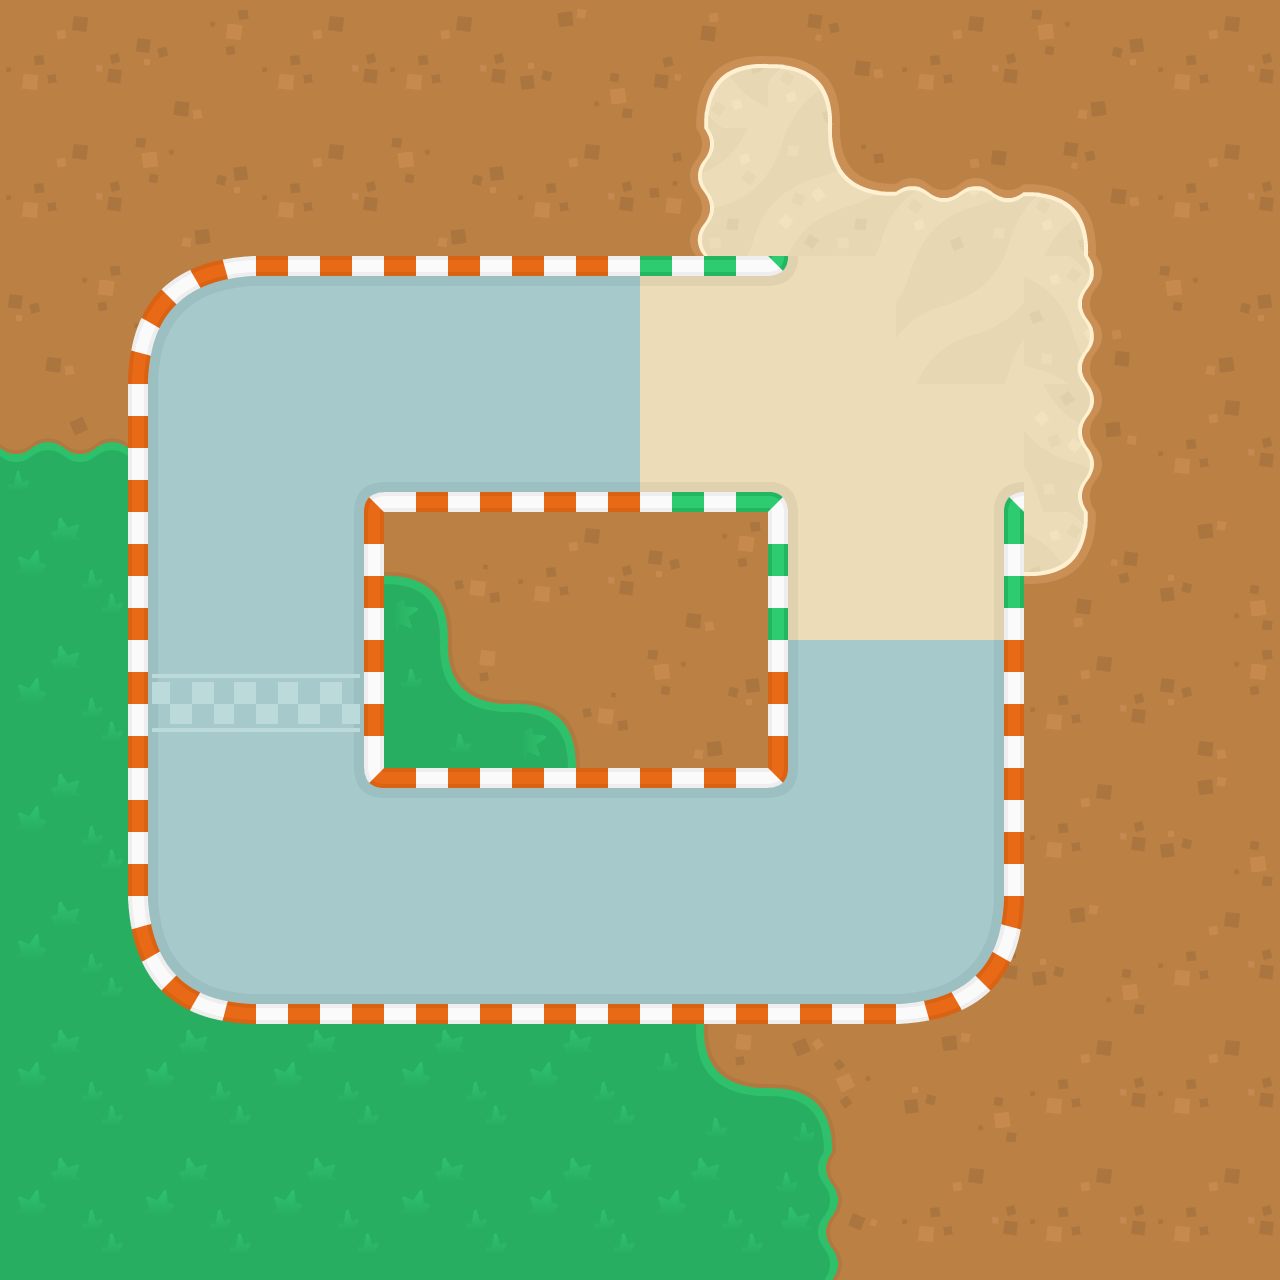

The image is a tile-based game level rendered from a .tmx file. Its description and complete source (layers, tilesets, objects, tile grids) follow:
An orthogonal 10x10 tile map with 128x128 px tiles, 2 tile layers (Back, Road).

<map version="1.2" tiledversion="1.2.4" orientation="orthogonal" renderorder="right-down" width="10" height="10" tilewidth="128" tileheight="128" infinite="0" nextlayerid="3" nextobjectid="1">
 <tileset firstgid="1" source="spritesheet_tiles.tsx" />
 <layer id="1" name="Back" width="10" height="10">
  <data encoding="csv">
15,232,15,15,1073742056,1610613030,294,15,2147483880,15,
15,2147483880,15,2147483880,15,3221225735,3221225828,77,294,15,
232,15,15,1073742056,15,536870989,69,69,2684354637,2147483880,
8,8,2684354599,15,15,286,286,346,2684354854,15,
287,287,225,2684354599,15,232,286,346,15,1073742056,
287,287,287,225,2684354599,2147483880,15,15,15,232,
287,287,287,287,256,15,15,15,15,1073742056,
287,287,287,287,225,1073741925,15,15,1073742056,15,
287,287,287,287,287,225,441,1073742056,15,15,
287,287,287,287,287,287,256,15,15,15
</data>
 </layer>
 <layer id="2" name="Road" width="10" height="10">
  <data encoding="csv">
0,0,0,0,0,0,0,0,0,0,
0,0,0,0,0,0,0,0,0,0,
0,3221225554,2684354766,2684354766,2684354766,1610613082,1610612864,0,0,0,
0,206,20,1610612942,3221225741,3221225473,3221225600,3221225569,2147483849,0,
0,206,3221225678,0,0,0,1610612737,346,2684354854,0,
0,110,48,0,0,0,206,3221225678,0,0,
0,206,1610612756,2684354766,2684354766,2684354766,3221225492,3221225678,0,0,
0,2684354642,1610612942,1610612942,1610612942,1610612942,1610612942,82,0,395,
0,0,0,0,0,0,0,0,0,0,
0,0,0,0,0,0,0,0,0,0
</data>
 </layer>
</map>
